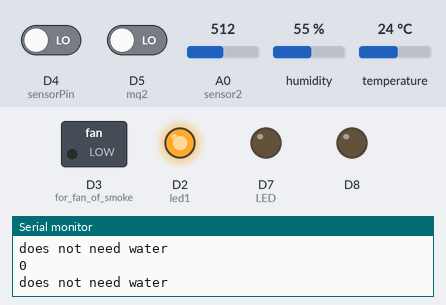
A sketch run on a simulated ESP8266 (Wemos D1 mini). Parts: switched loads named in the sketch (green lamp = pin HIGH), output pins drawn as LEDs (lit = HIGH), the last lines printed to the serial monitor. The inputs (shaded band) are chosen by the test bench; at power-on: D4 (sensorPin) LOW, temperature 24 °C, A0 (sensor2) = 512, D5 (mq2) LOW, humidity 55 %. WiFi joins after 1.5 s; servers stay silent unless stated.

Above: at 3.0 s.
3.1 s: D4 (sensorPin) driven HIGH
At 4.7 s:
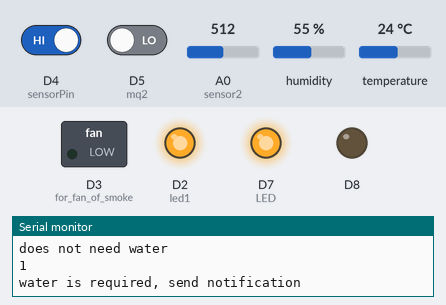
5.5 s: temperature set to 28 °C
7.4 s: temperature set to 31 °C
At 9.0 s:
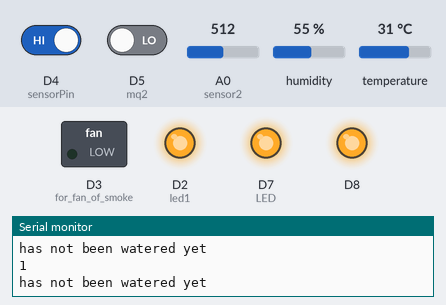
10.0 s: A0 (sensor2) set to 166
11.9 s: A0 (sensor2) set to 139
At 14.1 s:
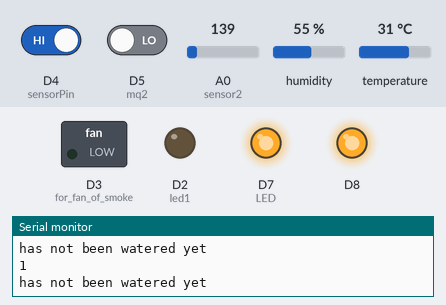
14.4 s: D4 (sensorPin) driven LOW
At 15.9 s:
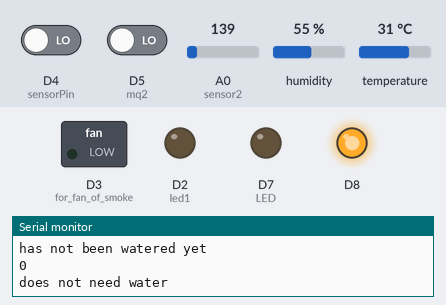
Timing chart, 0 to 17.4 s (numbered marks = the images above; inputs shaded):
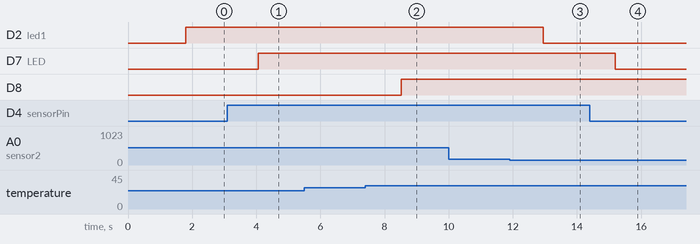

Measured:
- the behaviour switches between 29 and 30 °C on temperature (found by bisection; images 1 and 2)
- the behaviour switches between 151 and 150 on A0 (sensor2) (found by bisection; images 2 and 3)
- after the input at 3.1 s, D7 (LED): LOW → HIGH after 0.96 s
- after the input at 7.4 s, D8: LOW → HIGH after 1.1 s
- after the input at 11.9 s, D2 (led1): HIGH → LOW after 1.0 s
- after the input at 14.4 s, D7 (LED): HIGH → LOW after 0.80 s

The sketch:

greenhouse.ino
```cpp
/*
 * lcd.print(x,y,"messsage");
 * where x is a symbol position(0 to 15)
 * y is a line number (0 or 1)
 * lcd.clear();
 */

#define BLYNK_PRINT Serial
#include <ESP8266WiFi.h>
#include <BlynkSimpleEsp8266.h>
#include <SoftwareSerial.h>
#include <DHT.h>
#define led1 D2
#define sensor2 A0

BlynkTimer timer;

WidgetLCD lcd(V2);
String data;
String I;
char auth[] = "z9m56HJwT08Yed-AflVuvhOYHJsy0F5V";

// Your WiFi credentials.
// Set password to "" for open networks.
char ssid[] = "ZONG4G-52FF";
char pass[] = "01072891";


int flag=0;

SimpleTimer timerx;
int mq2 = D5; // smoke sensor is connected with the analog pin A0
int data1 = 0;
int gas_value;
void getSendData1()
{
data1 = digitalRead(mq2);
  Blynk.virtualWrite(V1, data1);
  //digitalWrite(D5, LOW);
  if (data1 > 1 )
  {
    Blynk.notify("co2 are detected!");
    digitalWrite(D3, HIGH);
    delay(4000);
    Serial.println("Alarm On");
  }
  else
 {
  digitalWrite(D3, LOW);
  }


}


int LED = D7; // Define LED as an Integer (whole numbers) and pin D7 on Wemos D1 Mini Pro
const int sensorPin = D4;
int sensorState = 0;
int lastState = 0;

//SimpleTimer timer;

String myString; // complete message from arduino, which consistors of snesors data
char rdata; // received charactors

#define DHTPIN D6          // Digital pin 8

#define DHTTYPE DHT11     // DHT 11
DHT dht(DHTPIN, DHTTYPE);
SimpleTimer timer3;
BlynkTimer timerz;


// This function sends Arduino's up time every second to Virtual Pin (1).
// In the app, Widget's reading frequency should be set to PUSH. This means
// that you define how often to send data to Blynk App.
void myTimerEvent()
{
  // You can send any value at any time.
  // Please don't send more that 10 values per second.
  Blynk.virtualWrite(V1, millis() / 1000);

}

void sendSensor()
{
  float h = dht.readHumidity();
  float t = dht.readTemperature(); // or dht.readTemperature(true) for Fahrenheit

  if (isnan(h) || isnan(t)) {
    Serial.println("Failed to read from DHT sensor!");
    return;
  }
  // You can send any value at any time.
  // Please don't send more that 10 values per second.
  Blynk.virtualWrite(V5, h);
  Blynk.virtualWrite(V6, t);

    float tmper = dht.readTemperature();
  if(tmper < 30){
    digitalWrite(D8 ,LOW); // turn LED widget on full brightness (255)
  } else {
    digitalWrite(D8 ,HIGH); // turn LED widget off
  }


}


void setup()


{
  // Debug console
  Serial.begin(9600);
  pinMode(LED, OUTPUT);
  pinMode(led1, OUTPUT);

  digitalWrite(led1, LOW);

  timerx.setInterval(1000L, sendSensor2);
  timerz.setInterval(1000L, sendSensor);
  Blynk.begin(auth, ssid, pass);  //wifi name and password
   dht.begin();
  timer3.setInterval(1000L,sensorvalue1);
  pinMode(sensorPin, INPUT);
    timer.setInterval(1000L,sensorvalue1);

//Smoke Code
    pinMode(D5,INPUT);
    pinMode(D3, OUTPUT);  //for fan of smoke
//timer.setInterval(1000L,notifyOnFire);
  pinMode(D8, OUTPUT);
  timerx.setInterval(1000L, getSendData1);

}

void loop()


{
 Blynk.run();
 timer3.run();
 timerx.run();
 timerz.run();

   if (Serial.available() == 0 )
   {
  Blynk.run();
  timer.run(); // Initiates BlynkTimer
   }

  if (Serial.available() > 0 )
  {
    rdata = Serial.read();
    myString = myString+ rdata;
   Serial.print(rdata);
    if( rdata == '\n')
    {
I = getValue(myString, ',', 0);
  myString = "";
 // Serial.println(I);
lcd.print(0,0,"pH Value:");
    }
  }

//}
 sensorState = digitalRead(sensorPin);
Serial.println(sensorState);

if (sensorState == 1 && lastState == 0) {
  digitalWrite(LED, HIGH);
  Serial.println("water is required, send notification");
  Blynk.notify("Water your plants !!!");
  lastState = 1;
  delay(1000);
//send notification

  }
  else if (sensorState == 1 && lastState == 1) {
    digitalWrite(LED, HIGH);
    //do nothing, has not been watered yet
  Serial.println("has not been watered yet");
  delay(1000);
  }
  else {
    //st
    digitalWrite(LED, LOW);
    Serial.println("does not need water");
    lastState = 0;
    delay(1000);
  }

  delay(100);
}

// This function will be called every time button Widget
// in Blynk app writes values to the Virtual Pin V3
BLYNK_WRITE(V3) {
 int pinValue = param.asInt(); // Assigning incoming value from pin V3 to a variable
 if (pinValue == 1) {
    digitalWrite(LED, HIGH); // Turn LED on.
  } else {
    digitalWrite(LED, LOW); // Turn LED off.
 }
}

//SmokeCode

void sendSensor2()
{
  int LDR = analogRead(sensor2);
    if(LDR >150)
  {
    digitalWrite(led1, HIGH);
    Blynk.notify("Light ON");
  }
  else
  {
    digitalWrite(led1, LOW);

  }

  Blynk.virtualWrite(V7, LDR);

}

void sensorvalue1()
{
data = data + I;
lcd.print(0,0,"pH Value:");
 lcd.print(0,1,data);
 data = "";

}


String getValue(String data, char separator, int index)
{
    int found = 0;
    int strIndex[] = { 0, -1 };
    int maxIndex = data.length() - 1;

    for (int i = 0; i <= maxIndex && found <= index; i++) {
        if (data.charAt(i) == separator || i == maxIndex) {
            found++;
            strIndex[0] = strIndex[1] + 1;
            strIndex[1] = (i == maxIndex) ? i+1 : i;
        }
    }
    return found > index ? data.substring(strIndex[0], strIndex[1]) : "";
}
```
